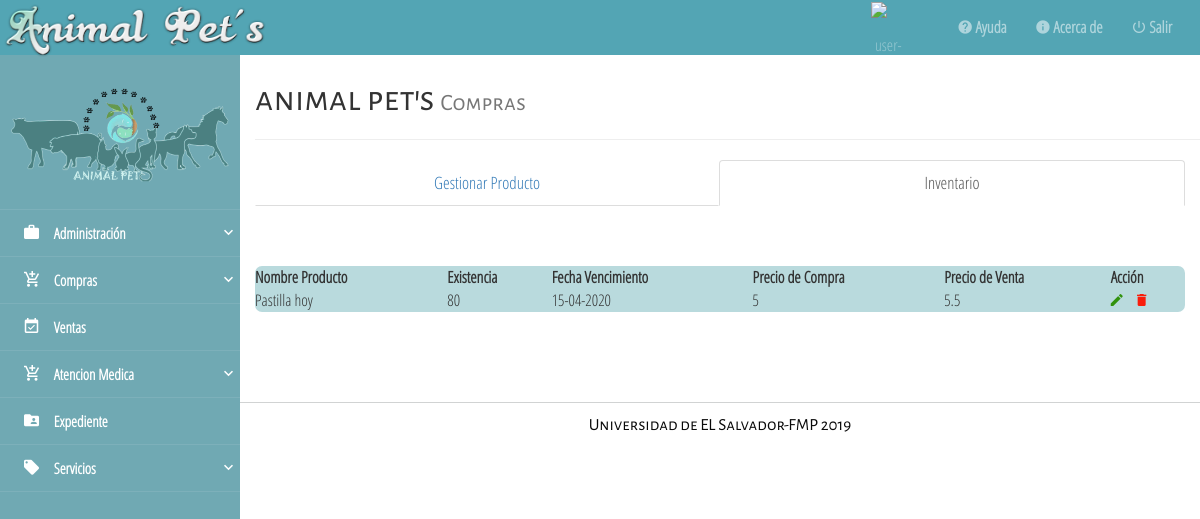
/from/inventario.php (signed in), run on the app's committed database.
### tables this page shows
CREATE TABLE `productos` (
  `id_producto` int(20) NOT NULL,
  `nombre` varchar(30) NOT NULL,
  `stockMin` int(11) NOT NULL,
  `id_categoria` int(15) NOT NULL,
  `id_UnidMed` int(11) NOT NULL,
  `id_distribuidora` int(11) NOT NULL
);

### from/inventario.php (the view, shortened to what this page needs)
<!DOCTYPE html>
<html lang="es">
<head>
    <link rel="stylesheet" href="../assets/css/material-design-iconic-font.min.css">
    <link rel="stylesheet" href="../assets/css/normalize.css">
    <link rel="stylesheet" href="../assets/css/bootstrap.min.css">
    <link rel="stylesheet" href="../assets/css/jquery.mCustomScrollbar.css">
    <link rel="stylesheet" href="../assets/css/style.css">
    <link rel="stylesheet" href="../assets/datatable/css/jquery.dataTables.min.css">
    <link rel="stylesheet" href="../assets/datatable/css/responsive.dataTables.min.css">
    <link rel="stylesheet" href="../assets/css/sweet-alert.css">
    <link rel="stylesheet" href="../assets/css/sweetalert2.min.css">
</head>
<body onload="mensaje()">
    <?php
    include "../from/menu.php"
    ?>
<div class="content-page-container full-reset custom-scroll-containers">
        <div class="container">
            <div class="page-header">
              <h1 class="all-tittles">animal pet's <small>Compras</small></h1>
            </div>
        </div>
        <div class="container-fluid">
            <ul class="nav nav-tabs nav-justified"  style="font-size: 17px;">
              <li role="presentation" ><a href="productos.php">Gestionar Producto</a></li>
              <li role="presentation" class="active"><a href="inventario.php">Inventario</a></li>
            </ul>
        </div>
        <div class="container-fluid">
             <div class="row">
                    <div class="container-fluid">
                <div class="div-table">
                    <table id="miTabla" class="display responsive nowrap" style="width:100%">
                        <thead>
                            <tr>
                              <th>Nombre Producto</th>
                              <th>Existencia</th>
                              <th>Fecha Vencimiento</th>
                              <th>Precio de Compra</th>
                              <th>Precio de Venta</th>
                              <th>Acción</th>
                            </tr>
                       </thead>
                          <tbody>
                            <?php
                            include "../config/conexion.php";
                            $result=$conexion->query("SELECT productos.nombre as producto,
                                sum(detproductos.cantidCompra) as existencia,
                                detproductos.fechaCaduc as fecha,
                                detproductos.precCompra as precioC,
                                detproductos.precVenta as precioV,
                                productos.id_producto as id
                                FROM
                                productos
                                INNER JOIN detproductos ON detproductos.id_producto = productos.id_producto GROUP BY productos.nombre");
                            if($result){
                                while($fila = $result->fetch_object()){ ?>
                                <tr>
                                <td><?php echo $fila->producto ?></td>
                                <td><?php echo $fila->existencia ?></td>
                                <td><?php echo date("d-m-Y", strtotime($fila->fecha))?></td>
                                <td><?php echo $fila->precioC ?></td>
                                <td><?php echo $fila->precioV ?></td>
                                <td>
                                    <a href="#" data-toggle= "modal" data-target= "#modificarProducto" class="material-control tooltips-general" required="" maxlength="50" data-toggle="tooltip" data-placement="top" title="Editar" onclick="editar(<?php echo $fila->id?>)">
                                        <i class="zmdi zmdi-edit" style="color: #31920D;">
                                        </i>
                                    </a>
                                    <a href="#" class="material-control tooltips-general" required="" maxlength="50" data-toggle="tooltip" data-placement="top" title="Eliminar" onclick="eliminar(<?php echo $fila->id?>)">
                                        <i class="zmdi zmdi-delete" style="color: #F91D0B;"></i>
                                    </a>
                                </td>
                            </tr>
                            <?php
        }
}
?>
</tbody>
                    </table>
                </div><div style="margin: 6.5% 0;"></div>
            </div>
            </div>
        </div>
        <footer class="footer full-reset">
            <div class="footer-copyright full-reset all-tittles"><center>Universidad de EL Salvador-FMP 2019</center></div>
        </footer>
    </div>
</body>
</html>

### assets/css/style.css (style rules this page uses)
html, body { height: 100%; margin: 0; padding: 0; width: 100%; font-size: 16px; font-family: "Parrafos" !important; background-color: #fff; }
.all-tittles { font-family: "Titulos" !important; }
.full-reset { margin: 0; padding: 0; width: 100%; }
.div-table { display: table !important; width: 100%; margin: 20px 0; padding: 0; background-color: #b9dadd; height: auto !important; border-radius: 7px 7px 7px 7px; -moz-border-radius: 7px 7px 7px 7px; -webkit-border-radius: 7px 7px 7px 7px; border: 0px solid #000000; }
.content-page-container { height: 100%; position: absolute; top: 0; right: 0; z-index: 1; width: 80%; background-color: #fff; }
.footer { background-color: #BFC1C1B5; height: auto; color: #fff; padding-top: 1px; margin-top: 30px; }
.footer-copyright { height: 45px; line-height: 45px; color: #090909; text-align: center; font-size: 17px; background-color: #FFF; }

### data on the page
productos: nombre "Pastilla hoy", existencia "80", fecha "15-04-2020", precioC "5", precioV "5.5"
